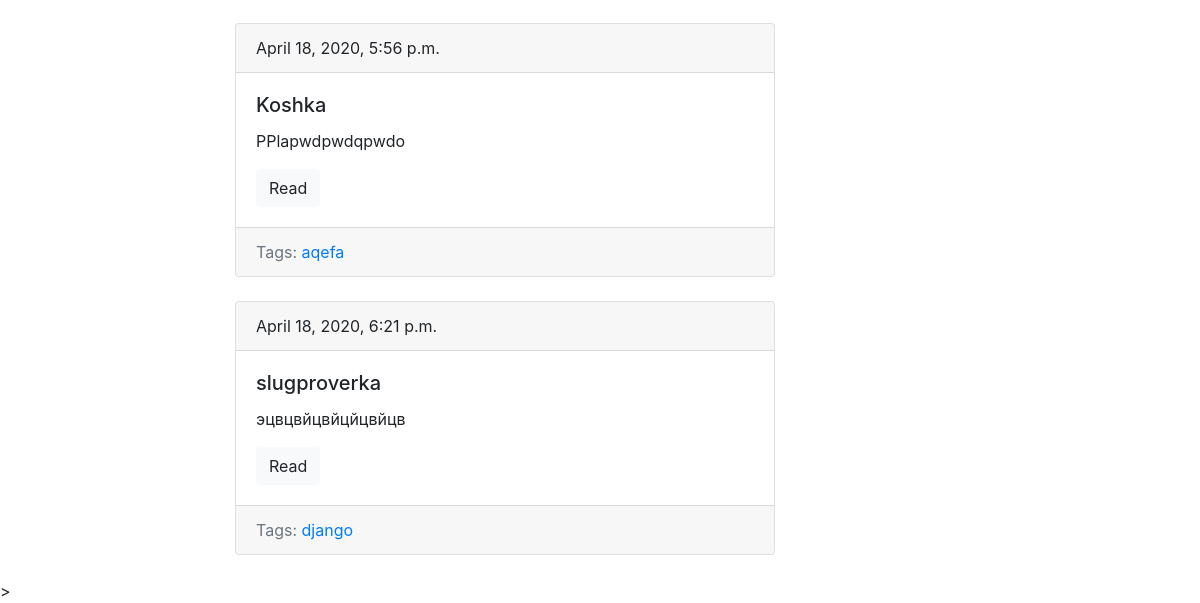
The app's page /Arizona/ (lower part), older data.
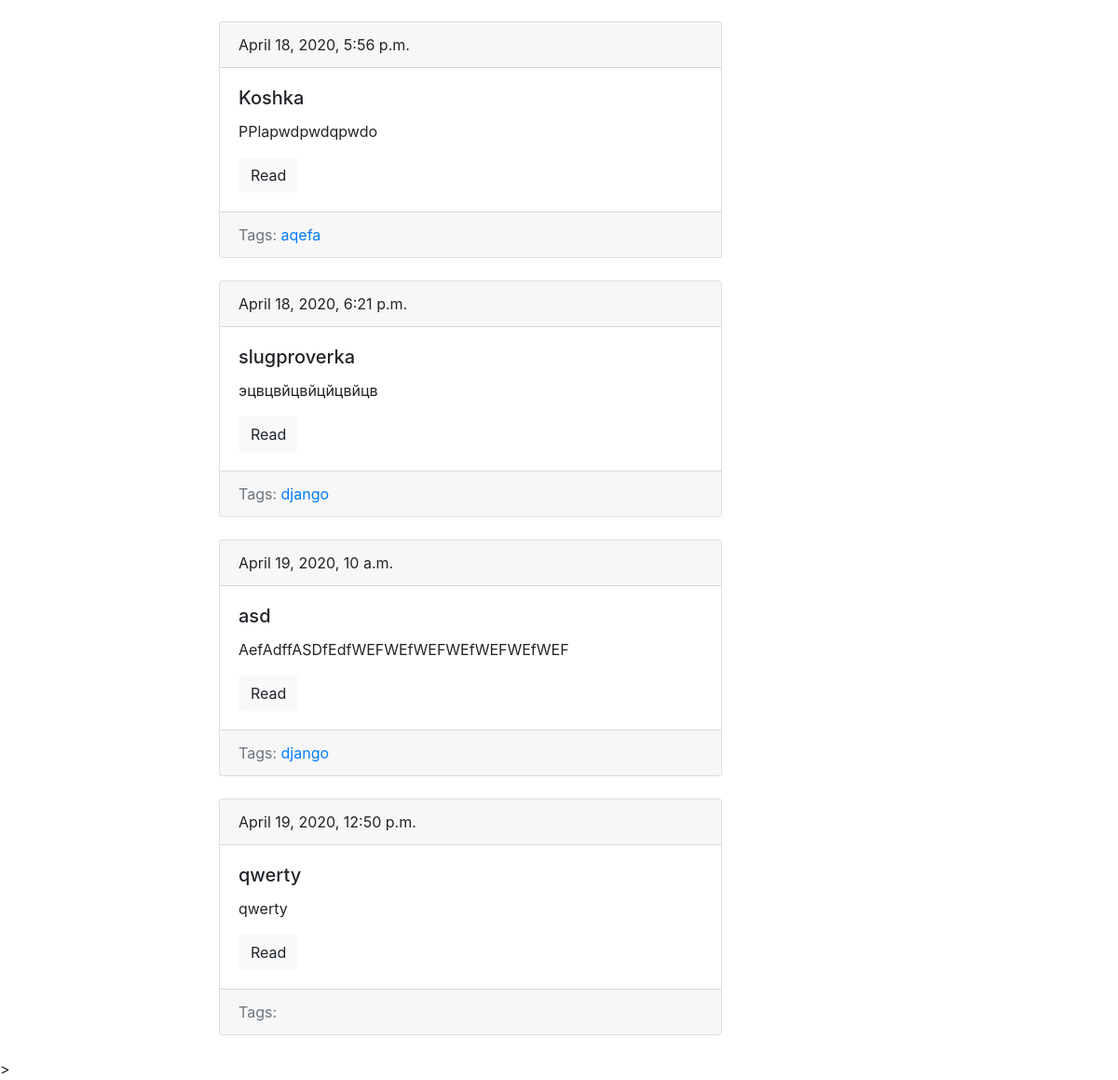
The same page, newer data.
### Arizona/models.py (models this page shows, shortened)
class Post(models.Model):
	title = models.CharField(max_length=150, db_index=True)
	slug = models.SlugField(max_length=150,blank=True, unique=True)
	body = models.TextField(blank=True, db_index=True)
	tags = models.ManyToManyField('Tag', blank=True, related_name='posts')####This
	date_pub = models.DateTimeField(auto_now_add=True)
	def get_absolute_url(self):
		return reverse('post_detail_url', kwargs={'slug':self.slug})

class Tag(models.Model):
	title = models.CharField(max_length=50)
	slug = models.SlugField(max_length=50, unique=True)
	def get_absolute_url(self):
		return reverse('tag_detail_url', kwargs={'slug':self.slug})

### Arizona/views.py (the view)
# urls.py: path('' ,posts_list, name='posts_list_url'),
def posts_list(request):
	posts = Post.objects.all()
	return render(request,'Arizona/index.html',context={'posts':posts})

### Arizona/templates/Arizona/index.html (shortened to what this page needs)
{%extends 'Arizona/base_Arizona.html'%}
{%block content%}
{% for post in posts%}
{% include 'Arizona/includes/post_card_template.html' %}
{%endfor%}
{%endblock%}

### Arizona/templates/Arizona/includes/post_card_template.html
	<div class="card mb-4">
  <div class="card-header">
    {{post.date_pub}}
  </div>
  <div class="card-body">
    <h5 class="card-title">{{post.title}}</h5>
    <p class="card-text">{{post.body|truncatewords:15}}</p>
    <a href="{{post.get_absolute_url}}" class="btn btn-light">Read</a>
  </div>
  <div class="card-footer text-muted">
    Tags:
    {% for tag in post.tags.all%}
    <a href="{{ tag.get_absolute_url}}">{{ tag.title }}</a>
    {% endfor %}
  </div>
</div>

Row changes from the older to the newer data that the page shows:
added Post: date_pub "April 19, 2020, 10 a.m.", title "asd", body "AefAdffASDfEdfWEFWEfWEFWEfWEFWEfWEF", Tag (title "django")
added Post: date_pub "April 19, 2020, 12:50 p.m.", title "qwerty", body "qwerty"
